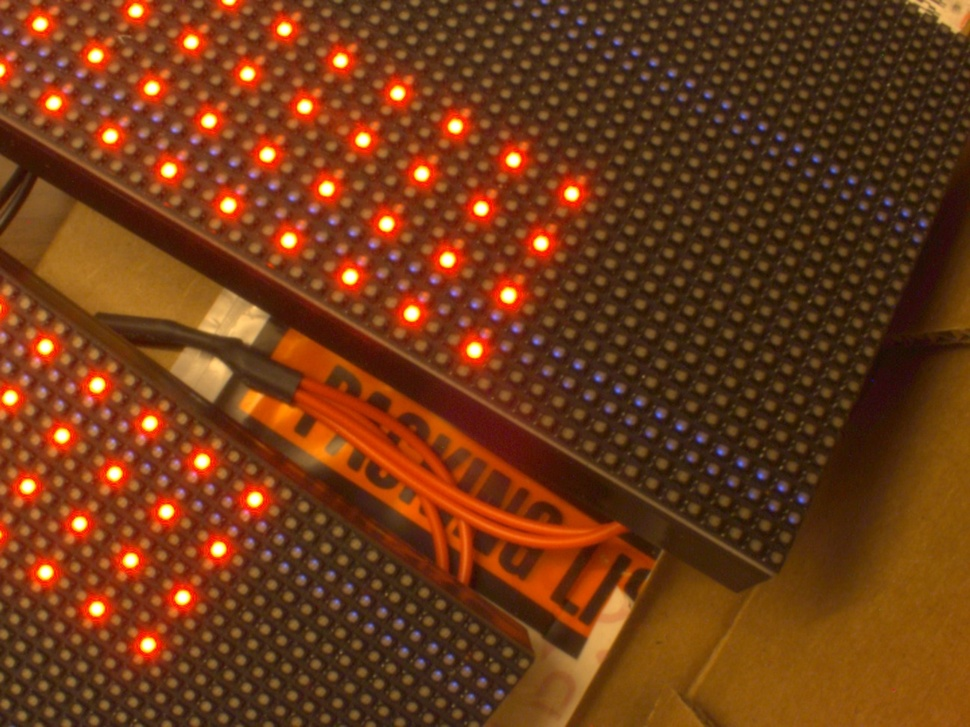
#> input picture rtiist/images/img-3.jpg, 970 x 727 px, shrunk from 1296 x 972 before the run, found by its file name
$ python circles.py
#> lines starting #> are read from the running program, lines starting #| are printed output that depends on the picture; after the words box and inside, x2 and y2 are one past the last pixel; in counts of white or black regions, pixels touching at a corner belong together; long printed decimals are rounded
import cv2 as cv
import numpy as np

img_path = '/home/pi/LAB/rt-opto/rtiist/images/img-3.jpg'
img = cv.imread(img_path)
#> img is the input picture: shape (727, 970, 3); mean B, G, R 21.7, 56.7, 111.7
gray = cv.cvtColor(img, cv.COLOR_RGB2GRAY)
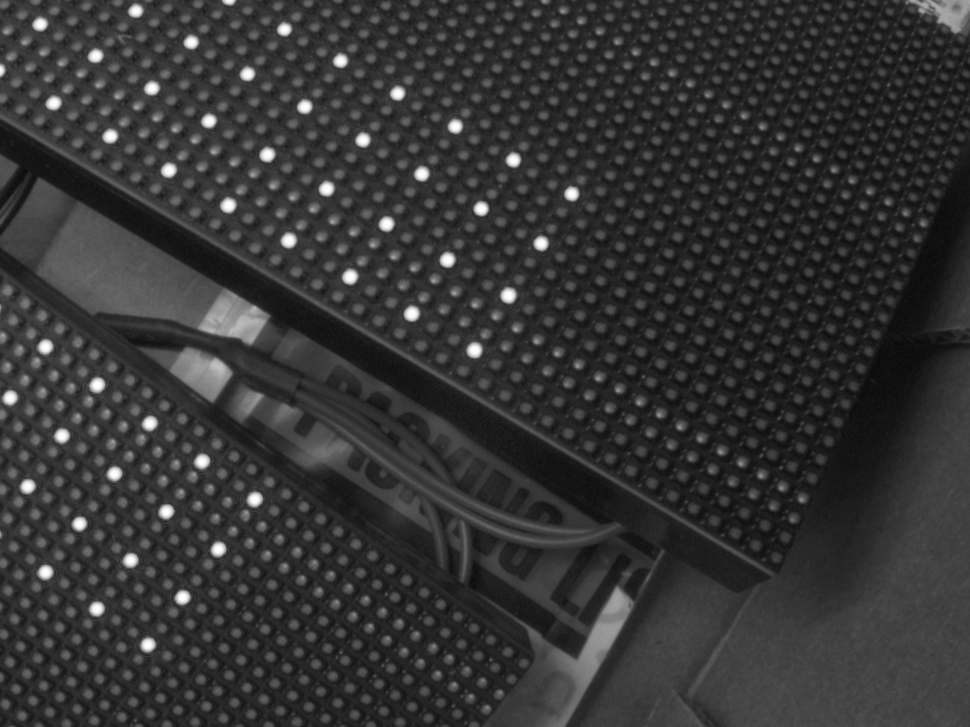
#> gray: shape (727, 970); min 7, max 255, mean 52.5

thresh = cv.threshold(gray, 200, 255, cv.THRESH_BINARY)[1]
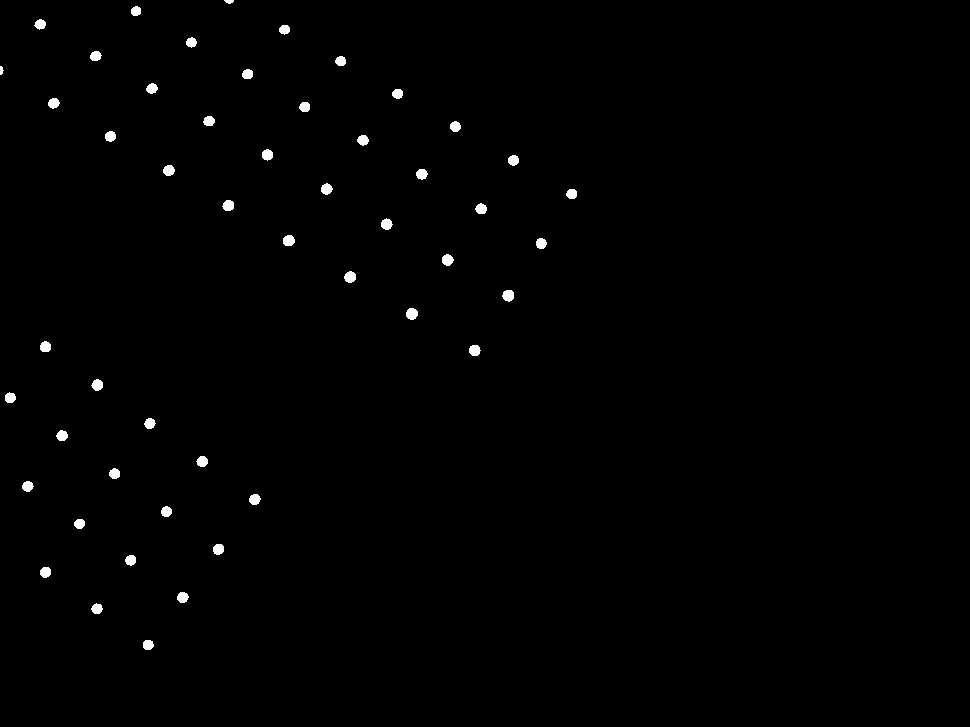
#> thresh: shape (727, 970); 0.67% white; 50 white regions, largest, box (x1, y1, x2, y2) and area: (406, 308, 418, 320) 114, (502, 290, 514, 302) 112, (344, 271, 356, 283) 110

# apply morphology open and close and dilate
kernel = cv.getStructuringElement(cv.MORPH_ELLIPSE, (11,11))
thresh = cv.morphologyEx(thresh, cv.MORPH_OPEN, kernel)
#> thresh: shape (727, 970); 0.21% white; 16 white regions, largest, box (x1, y1, x2, y2) and area: (406, 308, 418, 320) 104, (262, 149, 273, 161) 100, (442, 254, 453, 266) 100
kernel = cv.getStructuringElement(cv.MORPH_ELLIPSE, (55,55))
thresh = cv.morphologyEx(thresh, cv.MORPH_CLOSE, kernel)
kernel = cv.getStructuringElement(cv.MORPH_ELLIPSE, (3,3))
thresh = cv.morphologyEx(thresh, cv.MORPH_DILATE, kernel)
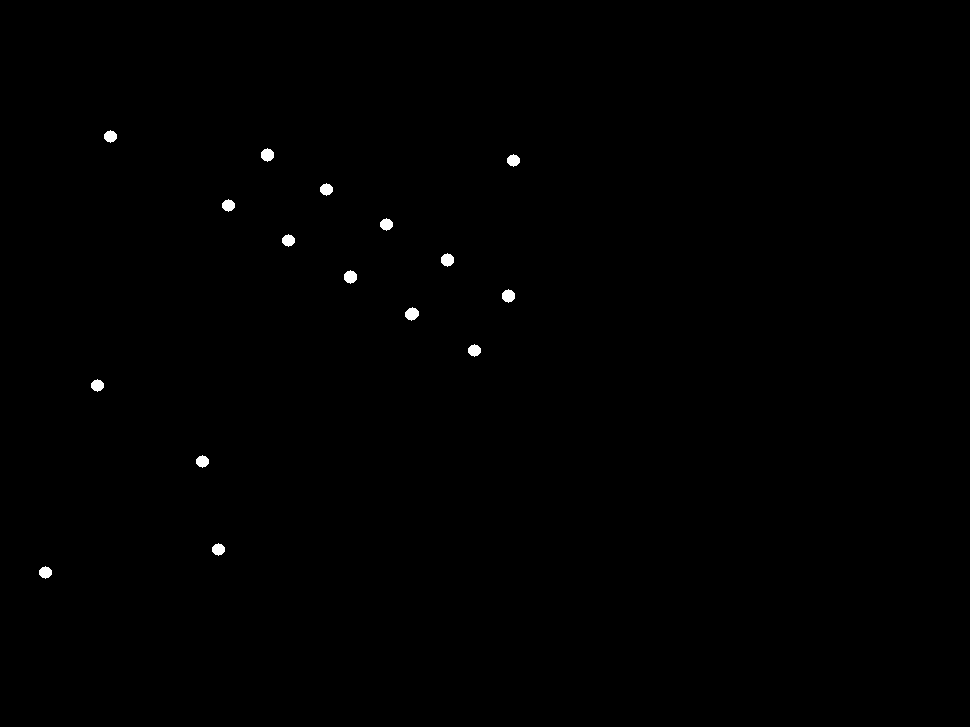
#> thresh: shape (727, 970); 0.28% white; 16 white regions, largest, box (x1, y1, x2, y2) and area: (405, 307, 419, 321) 138, (261, 148, 274, 162) 134, (441, 253, 454, 267) 134

circles = cv.HoughCircles(thresh, cv.HOUGH_GRADIENT, 1, 30, param1=100, param2=1, minRadius=5, maxRadius=15)
#> circles = 16 rows, first 8: [267.5, 154.5, 6], [350.5, 276.5, 6], [411.5, 313.5, 6], [447.5, 259.5, 6], [508.5, 295.5, 6], [45.5, 571.5, 6], [97.5, 384.5, 6], [110.5, 135.5, 6]

if circles is not None:
    circles = np.uint16(np.around(circles))
#> circles = 16 rows, first 8: [268, 154, 6], [350, 276, 6], [412, 314, 6], [448, 260, 6], [508, 296, 6], [46, 572, 6], [98, 384, 6], [110, 136, 6]
    X,Y = gray.shape
#> X = 727; Y = 970
    r = np.uint16(np.mean(circles[0][:,2])+7)
#> r = 13
    thresh2 = np.zeros((X,Y))
    vals = []
    for c in circles[0,:]:
        cv.circle(gray,(c[0],c[1]),r,(255,255,255),1)

        mask = np.zeros((X,Y))
        for x in range(c[0]-r*2,c[0]+r*2):
            for y in range(c[1]-r*2,c[1]+r*2):

                if 0 <= (x-c[0])**2 + (y-c[1])**2 <= r*5:
                    mask[y,x] = 1

                # if 4.5 <= (x-c[0])**2 + (y-c[1])**2 <= r*5:
                #     mask[y,x] = 0.5

        thresh2 = thresh2 + mask
        val = np.round(np.mean((gray*mask)[(gray*mask)>0]),2)
        vals.append(val)
        cv.putText(gray, str(val), (c[0] + r+ 5, c[1] + r+5),cv.FONT_HERSHEY_SIMPLEX, 0.5, (255,0,0))
#> this loop made 16 passes
#> (c, val) on passes 1 to 12: ([268, 154, 6], 185.5), ([350, 276, 6], 194.6), ([412, 314, 6], 192.4), ([448, 260, 6], 188.1), ([508, 296, 6], 194.6), ([46, 572, 6], 182.8), ([98, 384, 6], 187), ([110, 136, 6], 183.7), ([202, 460, 6], 185.3), ([218, 548, 6], 184.9), ([228, 204, 6], 192), ([288, 240, 6], 194.6)
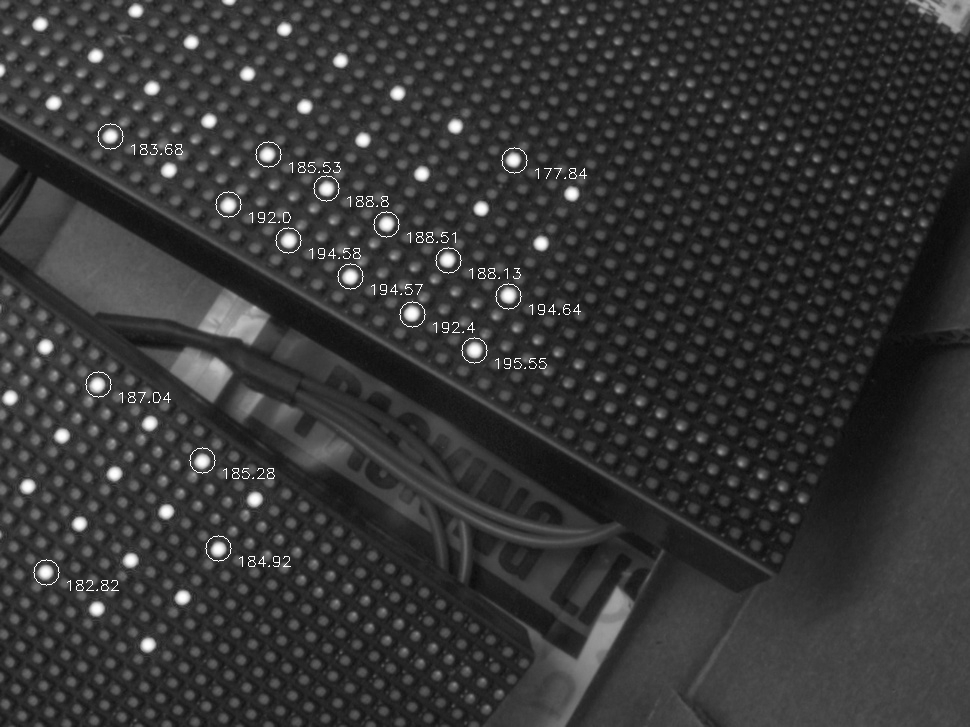
#> gray: shape (727, 970); 0.44% of pixels changed, all inside (x1, y1, x2, y2) = (33, 123, 587, 591)
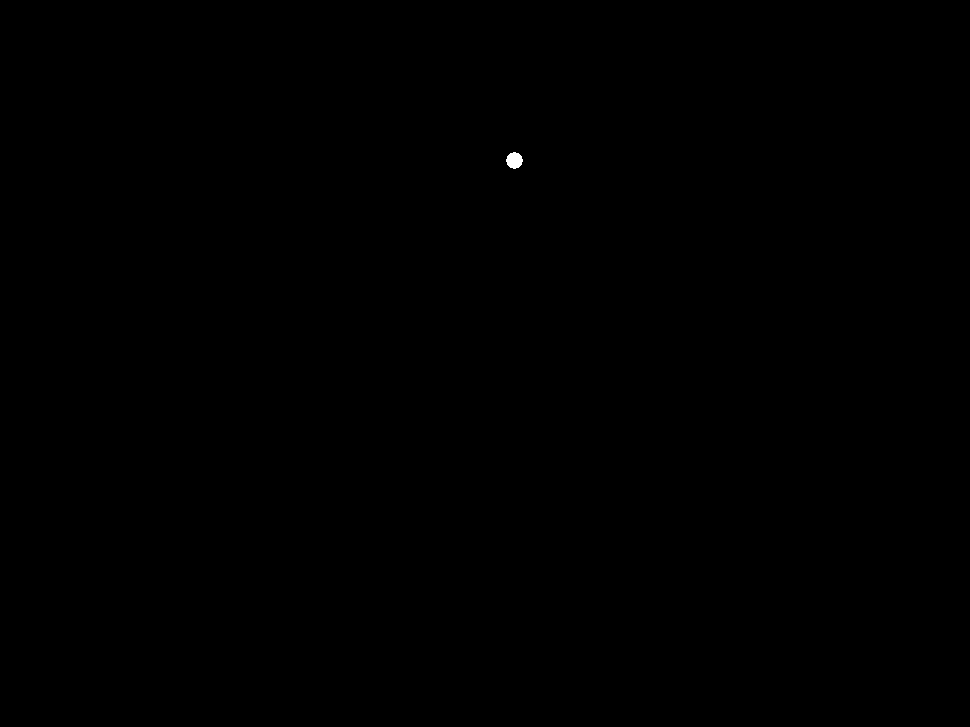
#> mask: shape (727, 970) float64; values 0 (black) and 1 (white), 0.03% white; 1 white region, box (x1, y1, x2, y2) and area: (506, 152, 523, 169) 213
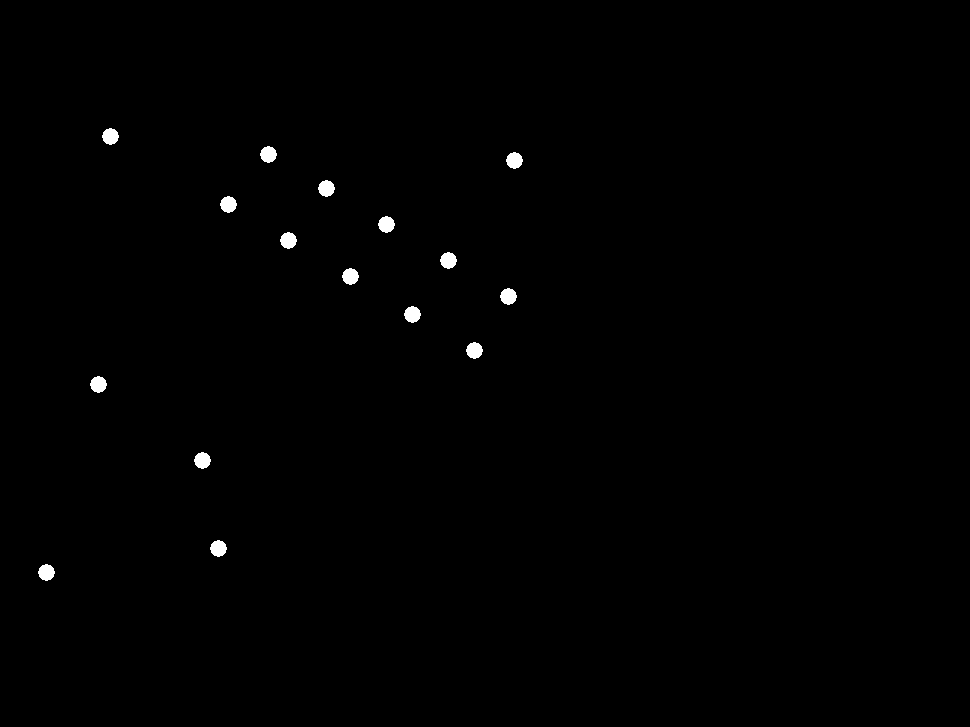
#> thresh2: shape (727, 970) float64; values 0 (black) and 1 (white), 0.48% white; 16 white regions, largest, box (x1, y1, x2, y2) and area: (102, 128, 119, 145) 213, (260, 146, 277, 163) 213, (506, 152, 523, 169) 213
#> after the loop, vals = [185.5, 194.6, 192.4, 188.1, 194.6, 182.8, 187, 183.7, 185.3, 184.9, 192, 194.6, 188.8, 188.5, 195.6, 177.8]

print(np.std(vals))
#| 4.951
cv.imshow('detected circles',thresh)
cv.imshow('detected circles2',thresh2)

cv.imshow('mean circles',gray)
cv.waitKey(0)
cv.destroyAllWindows()
